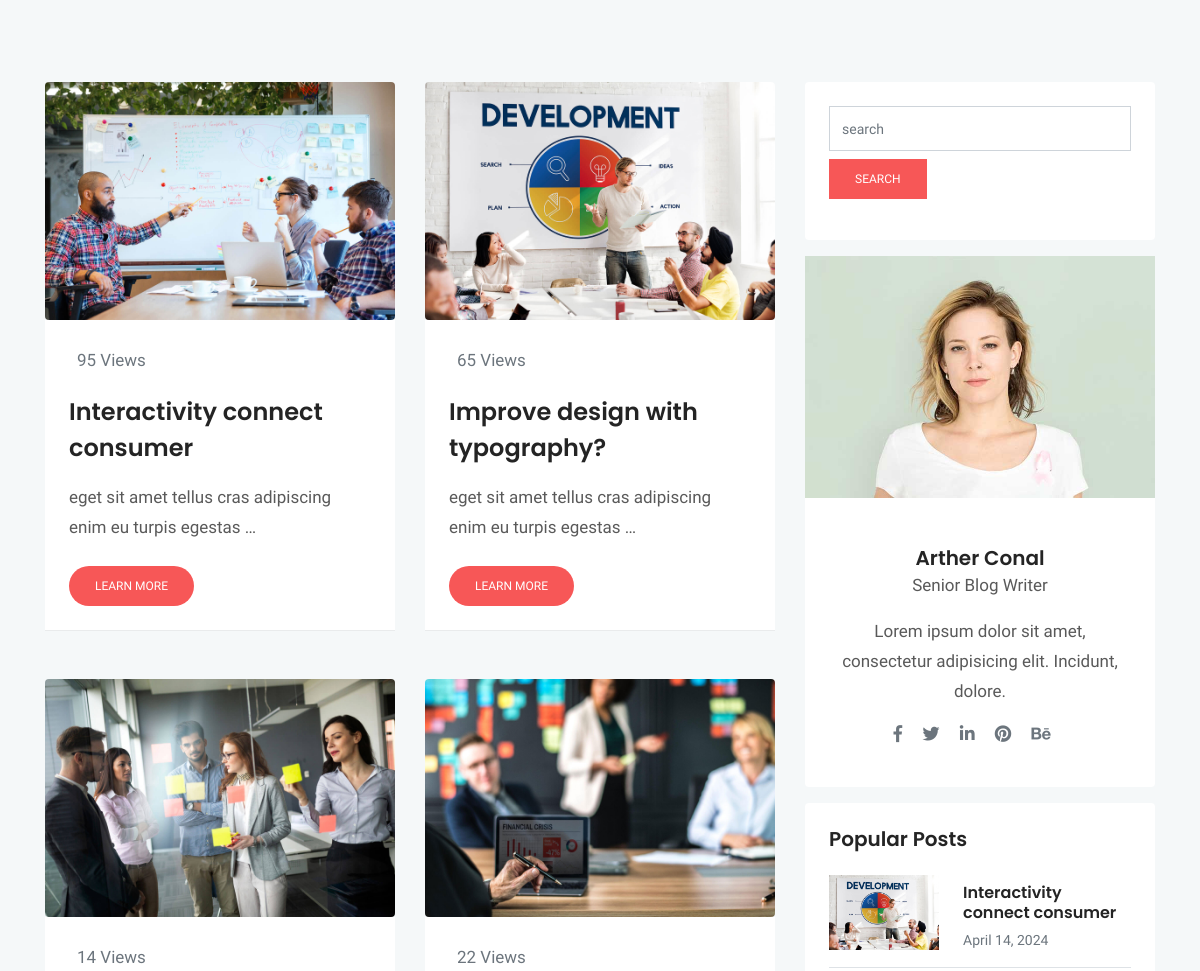
Page /blog/ (middle part) on the earlier database version.
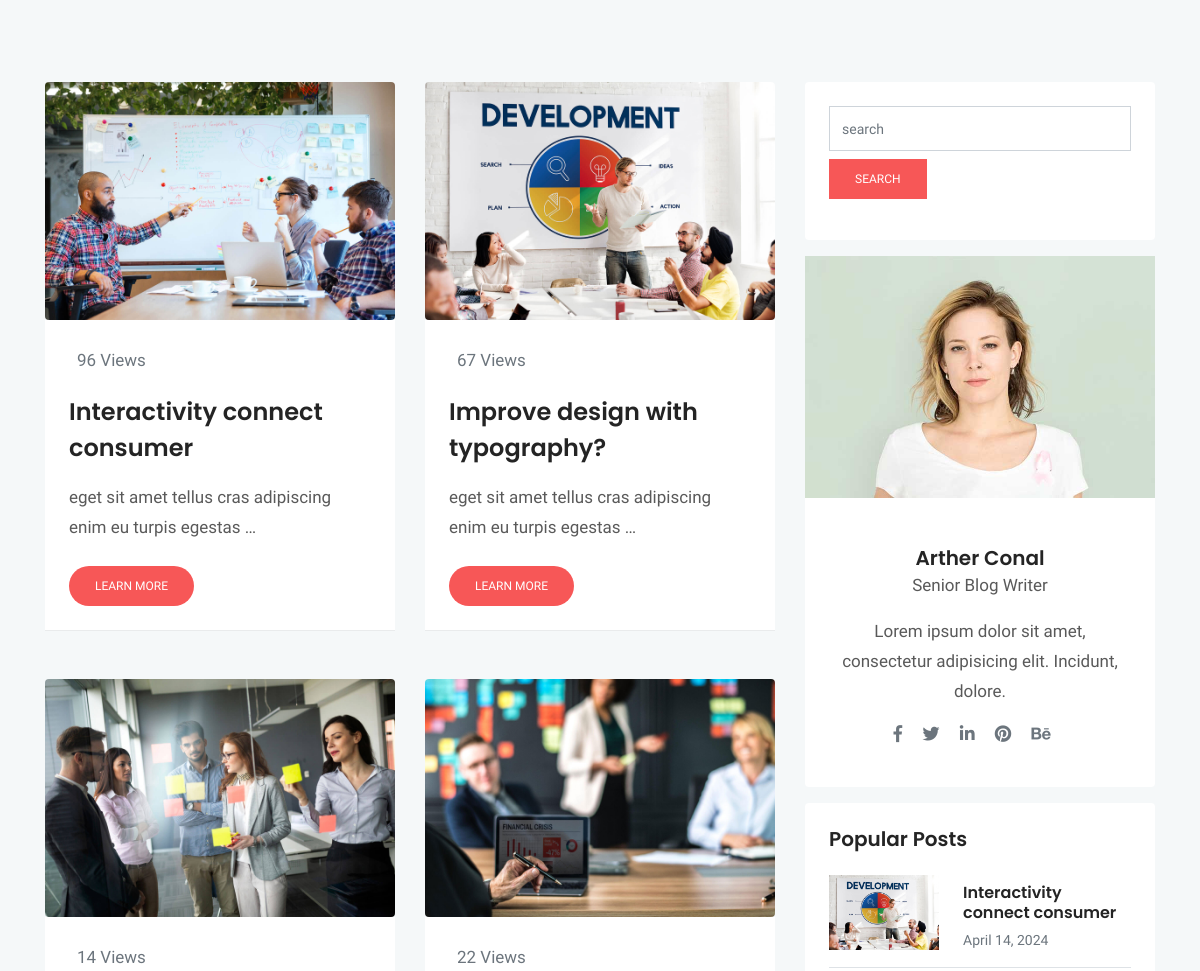
Same page on the later database version.
### blog/models.py (models this page shows, shortened)
class Post (models.Model) :
    image = models.ImageField(upload_to = 'blog/',default = 'blog/default.jpg')
    author = models.ForeignKey(User,on_delete=models.SET_NULL,null=True)
    title = models.CharField (max_length = 200)
    content = models.TextField ()
    tags = TaggableManager()
    category = models.ManyToManyField (Category)
    counted_view = models.IntegerField (default = 0)
    status = models.BooleanField (default = False)
    login_required = models.BooleanField (default = False)
    published_date = models.DateTimeField (null = True)
    created_date = models.DateTimeField (auto_now_add = True)
    update_date = models.DateTimeField (auto_now = True)
    class Meta:
        ordering = ['-created_date']

### blog/views.py (the view)
# urls.py: path('', blog_view, name="index"),
def blog_view(request, **kwargs) :
    posts = Post.objects.filter(status = 1, published_date__lte = timezone.now())
    if kwargs.get('cat_name') != None:
        posts = posts.filter(category__name=kwargs['cat_name'])
    if kwargs.get('author_username') != None:
        posts = posts.filter(author__username = kwargs['author_username'])
    if kwargs.get('tag_name') != None:
        posts = posts.filter(tags__name__in=[kwargs['tag_name']])
    posts = Paginator (posts,4)
    try:
        page_number = request.GET.get ('page')
        posts = posts.get_page(page_number)
    except PageNotAnInteger:
        posts = posts.get_page(1)
    except EmptyPage:
        posts = posts.get_page(1)
    context = {'posts': posts}
    return render(request, "blog/blog-sidebar.html", context)

### blog/models.py (called while the page is built)
    def __str__(self):
        return self.name

### blog/templatetags/blog_tags.py (called while the page is built)
@register.inclusion_tag('blog/popular-posts.html')
def latestposts(arg = 3) :
    posts = Post.objects.filter(status = 1).order_by('published_date')[:arg]
    return {'posts': posts}

@register.inclusion_tag('blog/post-categories.html')
def postcategories() :
    posts = Post.objects.filter(status = 1)
    categories = Category.objects.all()
    cat_dict = {}
    for name in categories :
        cat_dict[name]=posts.filter(category=name).count()
    return {'categories':cat_dict}

### templates/blog/blog-sidebar.html (shortened to what this page needs)
{% extends 'base.html' %}
{% load static %}
{% load blog_tags %}
{% block content %}
<!doctype html>
<html lang="en">
<head>
  <link rel="stylesheet" href="{% static 'plugins/bootstrap/css/bootstrap.min.css' %}">
  <link rel="stylesheet" href="{% static 'plugins/themify/css/themify-icons.css' %}">
  <link rel="stylesheet" href="{% static 'plugins/fontawesome/css/all.css' %}">
  <link rel="stylesheet" href="{% static 'plugins/magnific-popup/dist/magnific-popup.css' %}">
  <link rel="stylesheet" href="{% static 'plugins/slick-carousel/slick/slick.css' %}">
  <link rel="stylesheet" href="{% static 'plugins/slick-carousel/slick/slick-theme.css' %}">
  <link rel="stylesheet" href="{% static 'css/style.css' %}">
</head>
<body>
  <div class="main-wrapper ">
    <section class="section blog-wrap bg-gray">
      <div class="container">
        <div class="row">
          <div class="col-lg-8">
            <div class="row">
              {% for post in posts %}
              <div class="col-lg-6 col-md-6 mb-5">
                <div class="blog-item">
                  <img src="{{post.image.url}}" alt="" class="img-fluid rounded">
                  <div class="blog-item-content bg-white p-4">
                    <div class="blog-item-meta  py-1 px-2">
                      <span class="text-muted text-capitalize mr-3"></i>{{post.counted_view}} Views</span>
                    </div>
                    <h3 class="mt-3 mb-3"><a href="{% url 'blog:single' pid=post.id %}">{{post.title}}</a></h3>
                    <p class="mb-4">{{ post.content|truncatewords:10 }}</p>
                    <a href="{{post.id}}" class="btn btn-small btn-main btn-round-full">Learn More</a>
                  </div>
                </div>
              </div>
              {% endfor %}
            </div>
          </div>
          <div class="col-lg-4">
            <div class="sidebar-wrap">
              {% include 'blog/blog-search.html' %}
              {% include 'blog/blog-writer.html' %}
              {% latestposts 3 %}
              {% postcategories %}
            </div>
    </section>
</body>
</html>
{% endblock %}

### templates/base.html (shortened to what this page needs)
{% load static %}
{% block content %}
{% endblock %}

### templates/blog/blog-search.html
{% load static %}
<div class="sidebar-widget search card p-4 mb-3 border-0">
    <form >
        <input type="text" class="form-control" action="{% url 'blog:search' %}" method="get" placeholder="search" name="s">
        <button type="submit" class="btn btn-mian btn-small d-block mt-2">search</button>
    </form>
</div>

### templates/blog/blog-writer.html
{% load static %}
    <div class="sidebar-widget card border-0 mb-3">
        <img src="{% static 'images/blog/blog-author.jpg' %}" alt="" class="img-fluid">
        <div class="card-body p-4 text-center">
            <h5 class="mb-0 mt-4">Arther Conal</h5>
            <p>Senior Blog Writer </p>
            <p>Lorem ipsum dolor sit amet, consectetur adipisicing elit. Incidunt, dolore.</p>
            <ul class="list-inline author-socials">
                <li class="list-inline-item mr-3">
                    <a href="#"><i class="fab fa-facebook-f text-muted"></i></a>
                </li>
                <li class="list-inline-item mr-3">
                    <a href="#"><i class="fab fa-twitter text-muted"></i></a>
                </li>
                <li class="list-inline-item mr-3">
                    <a href="#"><i class="fab fa-linkedin-in text-muted"></i></a>
                </li>
                <li class="list-inline-item mr-3">
                    <a href="#"><i class="fab fa-pinterest text-muted"></i></a>
                </li>
                <li class="list-inline-item mr-3">
                    <a href="#"><i class="fab fa-behance text-muted"></i></a>
                </li>
            </ul>
        </div>
    </div>

### templates/blog/popular-posts.html
{% load static %}
{% load humanize %}
    <div class="sidebar-widget latest-post card border-0 p-4 mb-3">
        <h5>Popular Posts</h5>
        {% for post in posts %}
        <div class="media border-bottom py-3">
            <a href="{{post.id}}"><img class="mr-4" src="{{post.image.url}}" alt="" width="110px"></a>
            <div class="media-body">
                <h6 class="my-2"><a href="{% url 'blog:single' pid=post.id %}">{{post.title}}</a></h6>
                <span class="text-sm text-muted">{{post.published_date|naturalday}}</span>
            </div>
        </div>
        {% endfor %}
    </div>

### templates/blog/post-categories.html (shortened to what this page needs)
{% load static %}
</div>
            </div>
        </div>

### statics/css/style.css (style rules this page uses)
html { overflow-x: hidden; }
body { line-height: 1.5; font-family: "Hind", serif; -webkit-font-smoothing: antialiased; font-size: 17px; color: rgba(0, 0, 0, 0.65); }
h1, .h1, h2, .h2, h3, .h3, h4, .h4, h5, .h5, h6, .h6 { font-family: "Poppins", sans-serif; font-weight: 600; color: #242424; }
h3, .h3 { font-size: 1.5rem; }
h5, .h5 { font-size: 1.25rem; }
h6, .h6 { font-size: 1rem; }
p { line-height: 30px; }
input[type="email"], input[type="password"], input[type="text"], input[type="tel"] { box-shadow: none; height: 45px; outline: none; font-size: 14px; }
.form-control { box-shadow: none; border-radius: 0; }
.btn { display: inline-block; font-size: 14px; font-size: 0.8125rem; font-weight: 400; padding: 1rem 2.5rem; text-transform: uppercase; border-radius: 0; transition: all 0.2s ease; }
.btn-main, .btn-transparent, .btn-small { background: #f75757; color: #fff; transition: all 0.2s ease; }
.btn-small { padding: 10px 25px; font-size: 12px; }
.btn-round-full { border-radius: 50px; }
.bg-gray { background: #f5f8f9; }
.section { padding: 100px 0; }
.text-sm { font-size: 14px; }
a { color: #242424; text-decoration: none; }
.blog-item-content h3 { line-height: 36px; }
.blog-item-content h3 a { transition: all .4s ease 0s; }
.blog-item { border-bottom: 1px solid rgba(0, 0, 0, 0.05); }

Differences in the rows shown:
changed Post (number 1 of 5 on the later page): counted_view "95" → "96"
changed Post "Improve design with typography?": counted_view "65" → "67"
